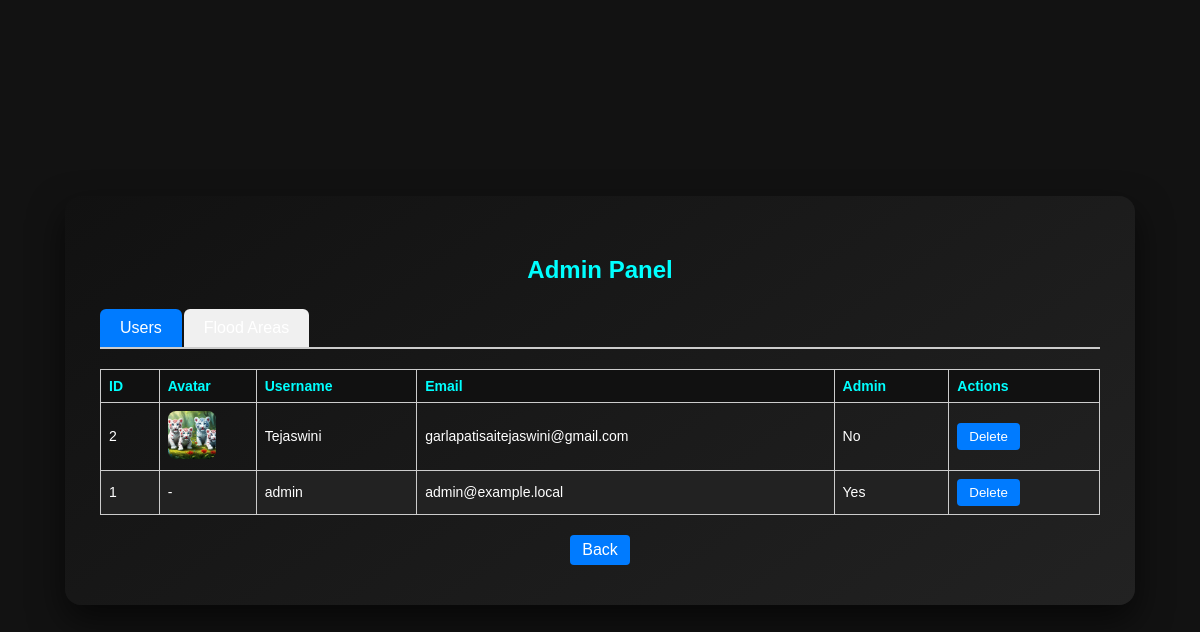
Page /admin (signed in) on the earlier database version.
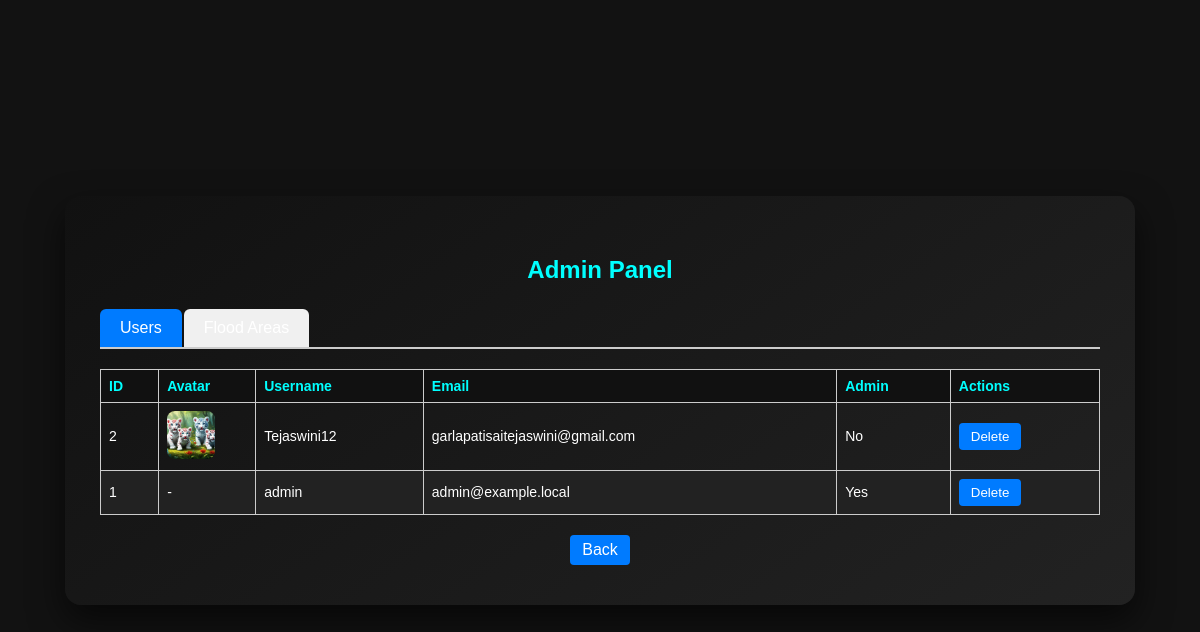
Same page on the later database version.
### tables this page shows
CREATE TABLE users (
            id INTEGER PRIMARY KEY AUTOINCREMENT,
            username TEXT UNIQUE,
            email TEXT UNIQUE,
            password TEXT,
            profile_pic TEXT,
            is_admin INTEGER DEFAULT 0
        );

### app.py (the view)
@app.route("/admin")
@admin_required
def admin_panel():
    conn = sqlite3.connect(DB_NAME)
    conn.row_factory = sqlite3.Row
    c = conn.cursor()
    c.execute("SELECT id, username, email, profile_pic, is_admin FROM users ORDER BY id DESC")
    users = c.fetchall()
    conn.close()
    flood_areas = get_all_flood_areas()
    return render_template("admin.html", users=users, flood_areas=flood_areas)

### app.py (called while the page is built)
def admin_required(f):
    @wraps(f)
    def decorated(*args, **kwargs):
        if not session.get("is_admin"):
            flash("Admin access required.", "danger")
            return redirect(url_for("login"))
        return f(*args, **kwargs)
    return decorated

### flood_db.py (called while the page is built)
def get_all_flood_areas():
    conn = sqlite3.connect(DB_NAME)
    c = conn.cursor()
    c.execute("SELECT * FROM flood_zones")
    data = c.fetchall()
    conn.close()
    return data

### templates/admin.html (shortened to what this page needs)
<!doctype html>
<html>
<head>
  <link rel="stylesheet" href="{{ url_for('static', filename='style.css') }}">
</head>
<body>
  <div class="auth-card" style="max-width:1000px; margin:auto;">
    <h2>Admin Panel</h2>
    <div class="tabs">
      <div class="tab active" data-target="users-tab">Users</div>
      <div class="tab" data-target="flood-tab">Flood Areas</div>
    </div>
    <div class="tab-content active" id="users-tab">
      <table class="table">
        <thead>
          <tr>
            <th>ID</th><th>Avatar</th><th>Username</th><th>Email</th><th>Admin</th><th>Actions</th>
          </tr>
        </thead>
        <tbody>
          {% for u in users %}
            <tr>
              <td>{{ u.id }}</td>
              <td style="width:80px;">
                {% if u.profile_pic %}
                  <img src="{{ url_for('uploaded_file', filename=u.profile_pic) }}" style="width:48px;height:48px;border-radius:8px;object-fit:cover;">
                {% else %}-{% endif %}
              </td>
              <td>{{ u.username }}</td>
              <td>{{ u.email }}</td>
              <td>{{ 'Yes' if u.is_admin else 'No' }}</td>
              <td>
                <div style="display:flex; gap:6px; flex-wrap: wrap;">
                  <form method="POST" action="{{ url_for('admin_delete_user', user_id=u.id) }}" style="margin:0;">
                    <button class="small-btn confirm-delete" type="submit">Delete</button>
                  </form>
                </div>
              </td>
            </tr>
          {% endfor %}
        </tbody>
      </table>
    </div>
  <div class="flex" style="justify-content:center; margin-top:20px;">
    <a href="/home" class="small-btn">Back</a>
  </div>
</body>
</html>

### static/style.css (style rules this page uses)
:root { --bg: #121212; --card1: #111; --card2: #222; --accent: #00ffff; --accent-hover: #ffeb3b; --text: #fff; --muted: #ccc; --input-bg: #222; --input-border: #333; --shadow: rgba(0,0,0,0.6); }
body { margin: 0; padding: 0; font-family: Arial, sans-serif; background: var(--bg); display: flex; justify-content: center; align-items: center; height: 100vh; color: var(--text); transition: background 300ms ease, color 300ms ease; }
.auth-card { background: linear-gradient(145deg,var(--card1),var(--card2)); padding: 40px 35px; border-radius: 16px; box-shadow: 0 15px 35px var(--shadow); width: 100%; max-width: 400px; text-align: center; transform: translateY(0); animation: floatIn 480ms ease both; }
.auth-card h2 { color:var(--accent); margin-bottom:25px; transition: color 200ms; }
.table { width: 100%; border-collapse: collapse; margin-top: 12px; }
.table th, .table td { padding: 10px 8px; border-bottom: 1px solid rgba(255,255,255,0.03); font-size:14px; }
.small-btn { padding: 8px 10px; border-radius: 8px; border: none; cursor:pointer; background: rgba(255,255,255,0.03); color: var(--text); transition: background 150ms, transform 150ms; }
table { border-collapse: collapse; width: 100%; }
table th, table td { border: 1px solid #333; padding: 8px; text-align: center; }
table th { background: #111; color: #00ffff; }
table tr:nth-child(even) { background: #222; }

### templates/admin.html (style rules this page uses)
.tabs { display: flex; border-bottom: 2px solid #ccc; margin-bottom: 20px; }
.tab { padding: 10px 20px; cursor: pointer; border-top-left-radius: 6px; border-top-right-radius: 6px; margin-right: 2px; background: #f0f0f0; }
.tab.active { background: #007bff; color: #fff; }
.tab-content { display: none; }
.tab-content.active { display: block; }
.table { width: 100%; border-collapse: collapse; margin-bottom: 20px; }
.table th, .table td { border: 1px solid #ccc; padding: 8px; text-align: left; vertical-align: middle; }
.small-btn { padding: 6px 12px; cursor: pointer; border: none; border-radius: 4px; background:#007bff; color:#fff; text-decoration:none; text-align:center; display:inline-block; }
.flex { display:flex; gap:10px; flex-wrap: wrap; align-items: center; }

Differences in the rows shown:
changed users "garlapatisaitejaswini@gmail.com": username "Tejaswini" → "Tejaswini12"
